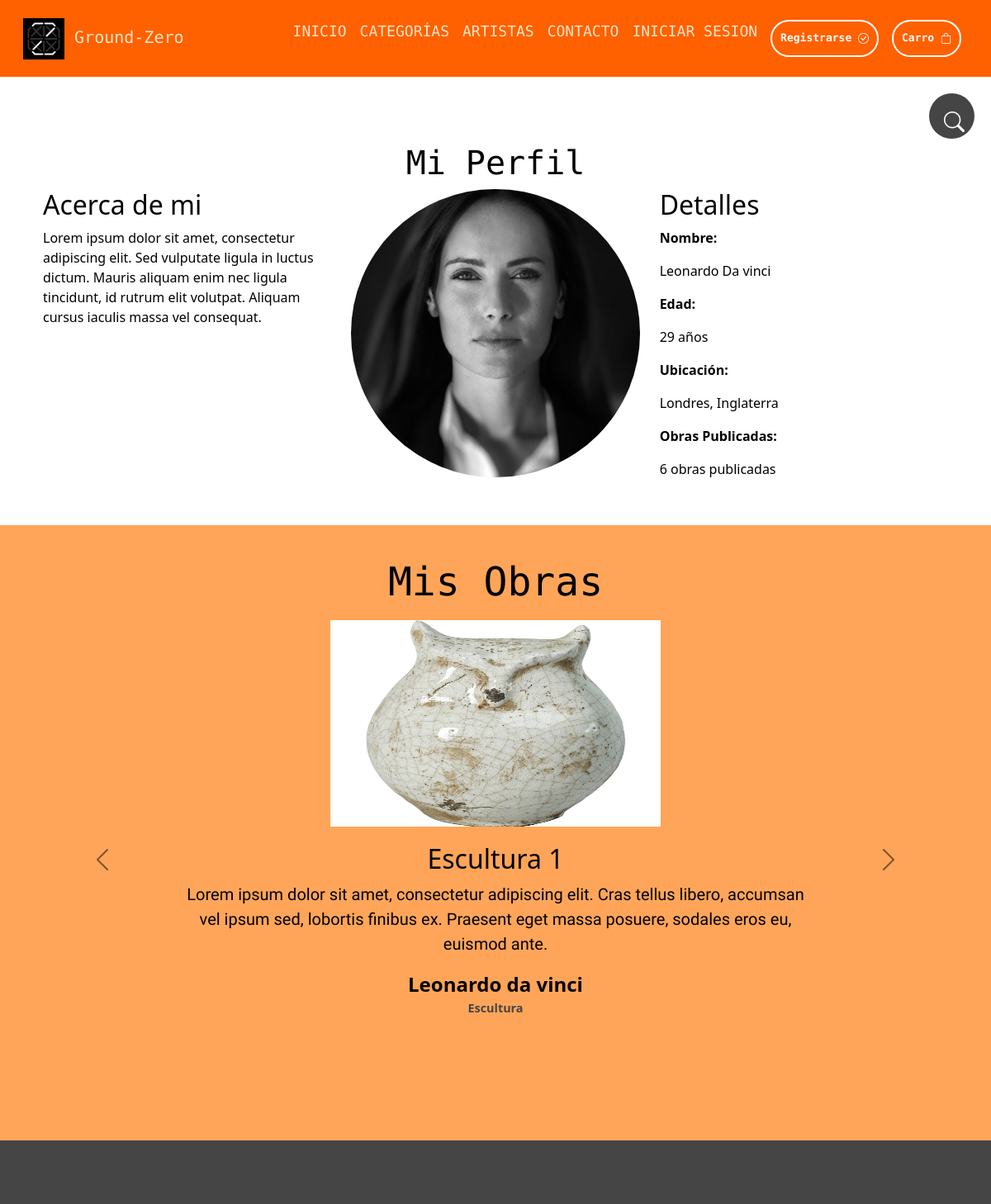
/mari/ (upper part), run on an earlier commit of the app's database.
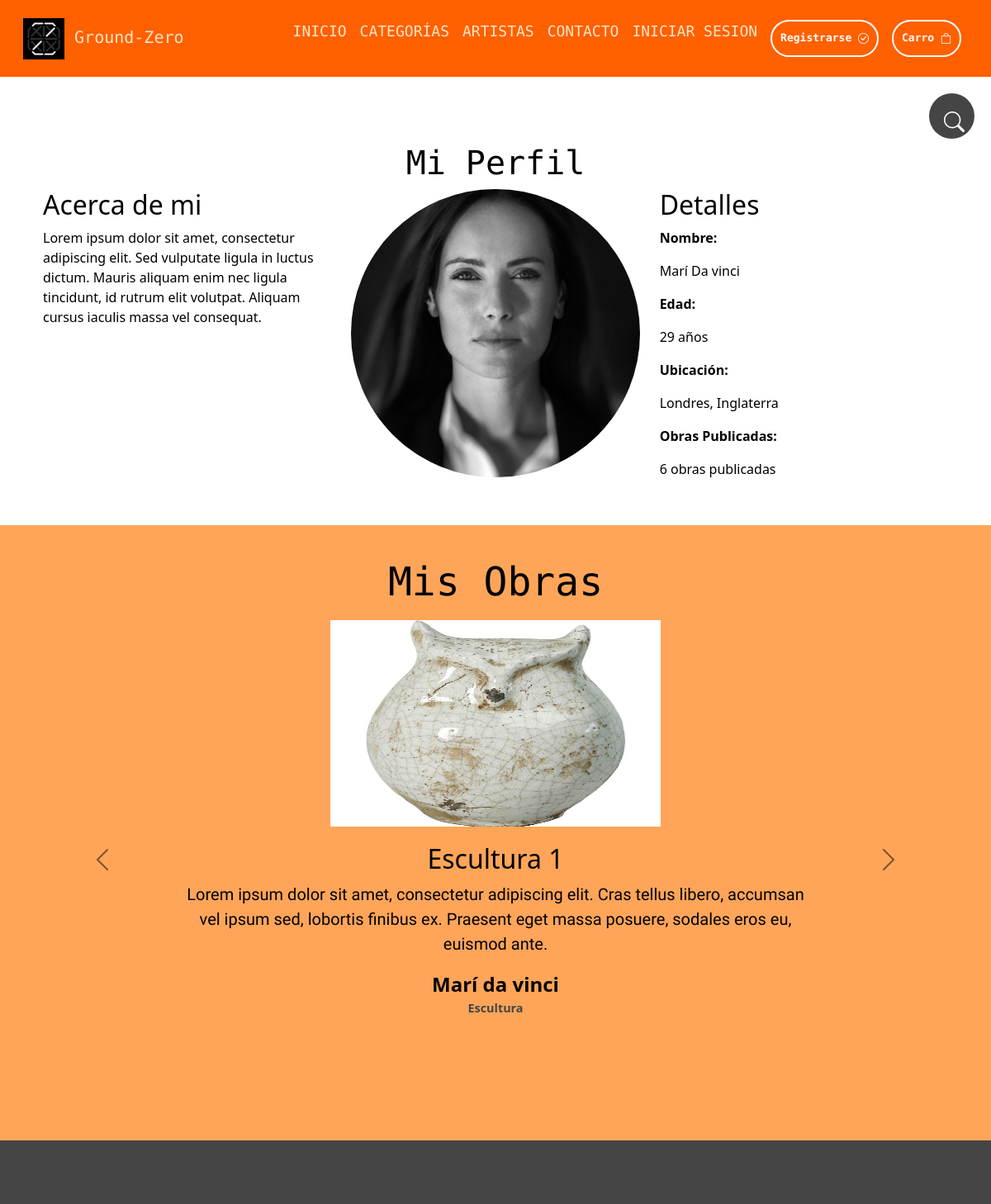
And on a later commit of the database.
### aplicacion/models.py (models this page shows, shortened)
class Artista(models.Model):
  rut              = models.CharField(primary_key=True, max_length=10)
  nombre           = models.CharField(max_length=20)
  apellido_paterno = models.CharField(max_length=20)
  apellido_materno = models.CharField(max_length=20)
  fecha_nacimiento = models.DateField(blank=False, null=False)
  telefono         = models.CharField(max_length=20)
  email            = models.EmailField(unique=True, max_length=80, blank=True, null=True)
  direccion        = models.CharField(max_length=80, blank=True, null=True)
  activo           = models.BooleanField()
  def __str__(self):
    return str(self.nombre)+" "+str(self.apellido_paterno)

class Obra(models.Model):
    titulo            = models.CharField(max_length=50)
    precio            = models.IntegerField()
    descripcion       = models.TextField()
    fecha_publicacion = models.DateField()
    imagen            = models.ImageField(upload_to="productos", null = True)
    url               = models.CharField(max_length=50, blank=True, null= True)
    categoria         = models.ForeignKey(Categoria, on_delete = models.PROTECT)
    artista           = models.ForeignKey(Artista, on_delete = models.PROTECT)

class Categoria(models.Model):
    nombre = models.CharField(max_length=50)
    def __str__(self):
        return self.nombre

### aplicacion/views.py (the view)
# urls.py: path('mari/', views.mari, name='mari'),
def mari(request):
    obras = Obra.objects.raw("SELECT * FROM aplicacion_obra WHERE artista_id = '11111111-1'")
    artista = Artista.objects.get(rut = '11111111-1')
    data = {
        'obras': obras,
        'artista': artista,
    }
    return render(request, 'app/plantillas/artistas/mari.html', data)

### aplicacion/context_processor.py (called while the page is built)
def total_carrito(request):
    total = 0
    cantidadTotal = 0
    if request.user.is_authenticated:
        if 'carrito' in request.session.keys():
            for key, value in request.session['carrito'].items():
                total += int(value['acumulado'])
                cantidadTotal += int(value['cantidad'])
    return {'total_carrito': total, 'cantidad_total': cantidadTotal}

### aplicacion/templates/app/plantillas/artistas/mari.html (shortened to what this page needs)
{% extends 'app/base.html' %}
{% load static %}
{% load humanize %}
 {% block contenido %}
  <div class="contenedor d-flex flex-row justify-content-end">
    <div class="buscador">
      <div class="btn">
        <i class="bi bi-search"></i>
      </div>
    </div>
  </div>
  <section class="usuario seccion-clara">
    <div class="container">
      <div class="row text-center">
        <div class="col-12">
          <h1 class="seccion-titulo">Mi Perfil</h1>
        </div>
      </div>
      <div class="row">
        <div class="col-12 col-md-4">
          <div class="sobre-mi">
            <h2>Acerca de mi</h2>
            <p>
              Lorem ipsum dolor sit amet, consectetur adipiscing elit.
              Sed vulputate ligula in luctus dictum.
              Mauris aliquam enim nec ligula tincidunt, id rutrum elit volutpat.
              Aliquam cursus iaculis massa vel consequat.
            </p>
          </div>
        </div>
        <div class="col-12 col-md-4">
          <div class="imagen-perfil">
            <img class="img-fluid rounded-circle" src="{% static 'app/img/artistas/artista1.jpg' %}" alt="foto perfil">
          </div>
        </div>
        <div class="col-12 col-md-4">
          <div class="detalles mb-3">
            <h2>Detalles</h2>
            <p style="font-weight: bold;">Nombre:</p>
            <p>{{ artista.nombre | capfirst }} {{ artista.apellido_paterno | capfirst }}</p>
            <p style="font-weight: bold;">Edad:</p>
            <p>29 años</p>
            <p style="font-weight: bold;">Ubicación:</p>
            <p>Londres, Inglaterra</p>
            <p style="font-weight: bold;">Obras Publicadas:</p>
            <p>6 obras publicadas</p>
          </div>
        </div>
      </div>
    </div>
  </section>
  <section class="mis-obras seccion-clara-2">
    <div class="container">
      <div class="row text-center">
        <h2 class="seccion-titulo" style="font-size: 3rem;">Mis Obras</h2>
      </div>
      <div class="row">
        <div id="productos-carrusel" class="carousel carousel-dark slide">
          <div class="carousel-inner">
            {% for p in obras %}
            <div class="carousel-item {% if forloop.first %}active{% endif %}">
                <div class="container">
                    <a href="{% url 'detalle_producto' p.id %}">
                        <img class="producto-imagen img-fluid" src="{{ p.imagen.url }}" alt="producto1">
                    </a>
                    <h2>{{ p.titulo | title }}</h2>
                    <p class="producto-texto">
                        Lorem ipsum dolor sit amet, consectetur adipiscing elit.
                        Cras tellus libero, accumsan vel ipsum sed, lobortis finibus ex.
                        Praesent eget massa posuere, sodales eros eu, euismod ante.
                    </p>
                    <div class="producto-info">
                        <p class="artista">{{ p.artista | capfirst }}</p>
                        <p class="categoria">{{ p.categoria | title }}</p>
                    </div>
                </div>
            </div>
            {% endfor %}
          </div>
          <button class="carousel-control-prev" type="button" data-bs-target="#productos-carrusel" data-bs-slide="prev">
            <span class="carousel-control-prev-icon" aria-hidden="true"></span>
          </button>
          <button class="carousel-control-next" type="button" data-bs-target="#productos-carrusel" data-bs-slide="next">
            <span class="carousel-control-next-icon" aria-hidden="true"></span>
          </button>
        </div>
      </div>
    </div>
  </section>
{% endblock %}

What changed in the data, as far as the page shows it:
changed Artista "Da vinci": nombre "Leonardo" → "Marí"
changed through a linked row, Obra "Escultura 1": artista "Leonardo da vinci" → "Marí da vinci"
